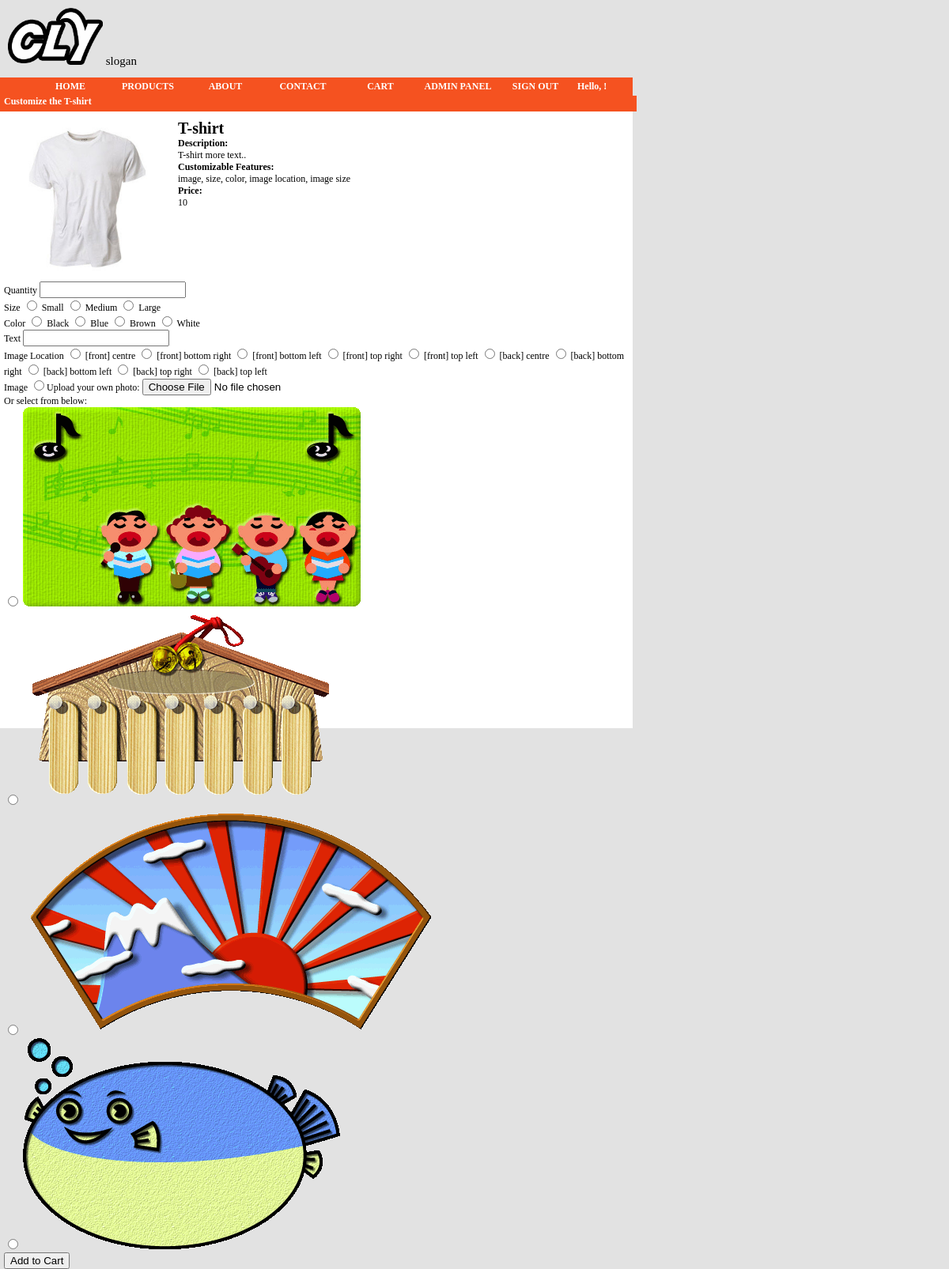
Screenshot of /add_product.php?id=1 (signed in) with the database file from the repository.
### tables this page shows
CREATE TABLE IF NOT EXISTS products (
id INTEGER NOT NULL AUTO_INCREMENT PRIMARY KEY,
name VARCHAR(50) NOT NULL,
description VARCHAR(1024) NOT NULL,
price DOUBLE NOT NULL,
attr_list VARCHAR(50) NOT NULL,
sample_image VARCHAR(70) NOT NULL
);

CREATE TABLE IF NOT EXISTS images(
id INTEGER NOT NULL AUTO_INCREMENT PRIMARY KEY,
path VARCHAR(100) NOT NULL,  
owner INTEGER NOT NULL  
);

### classes/Mysql.php (called while the page is built, shortened)
<?php
class Mysql{
  static public function query($str, $limit=SQL_MULTIPLE_ROWS){
    $result=mysql_query($str);
    if($limit==SQL_SINGLE_VALUE){
      if(mysql_num_rows($result)!=1) return false;
      else return mysql_result($result, 0);
    }else if($limit==SQL_SINGLE_ROW){
      if(mysql_num_rows($result)!=1) return false;
      else return mysql_fetch_assoc($result);
    }else{
      $ret=array();
      if($result!==true){
        while($row=mysql_fetch_assoc($result)) $ret[]=$row;
        return $ret;
      }else return true;
    }
  }
}
?>

### inc.php (called while the page is built, shortened)
<?php
$user = User::logged_in_user();
function sql($query, $limit=1003){
  return Mysql::query($query, $limit);
}
?>

### classes/User.php (called while the page is built, shortened)
<?php
class User {
  private $id;
  private $is_admin;
  function __construct($id){
    $info = sql("SELECT * FROM users WHERE id = $id", SQL_SINGLE_ROW);
    $this->id = $id;
    $this->is_admin = (intval($info["is_admin"]) == 1);
  }
  function is_admin(){
    return $this->is_admin;
  }
  function get_id(){
    return $this->id;
  }
  static function logged_in_user(){
    if(@isset($_SESSION["user_id"])) return new User($_SESSION["user_id"]);
    else return false;
  }
}
?>

### classes/Product.php (called while the page is built, shortened)
<?php
class Product {
  private $info = array();
  static function find($id){
    $id = intval($id);
    $result = sql("SELECT * FROM products WHERE id = $id", SQL_SINGLE_ROW);
    $ret = new Product($result);
    return $ret;
  }
  private function __construct($info){
    $this->info = array_merge($this->info, $info);
    $this->info["attr_list"] = explode(",", $this->info["attr_list"]);
  }
  function get_cusproduct(){
    return $this->create_cusproduct(array(), 0);
  }
  function create_cusproduct($attrs, $isValidate = 1){
    $result_main = $this->info;
    $result_main["product_id"] = $result_main["id"];
    $result_main["quantity"] = intval($attrs["quantity"]);
    unset($result_main["id"]);
    unset($attrs["quantity"]);
    switch($this->info["id"]){
      case 1: try{ return new Shirt($result_main, $attrs, $isValidate);
              }catch(Exception $e){ return false; }
    }
  }
}
?>

### classes/CusProduct.php (called while the page is built, shortened)
<?php
abstract class CusProduct {
  private $info=array();
  protected $attr=array();
  function __construct($main, $attrs, $isValidate=1){
    $this->info = array_merge($this->info, $main);
  }
  function get_product_id(){ return $this->info["product_id"]; }
  function get_name(){ return $this->info["name"]; }
  function get_description(){ return $this->info["description"]; }
  function get_price(){ return $this->info["price"]; }
  function get_sample_image(){ return $this->info["sample_image"]; }
  function get_attr_list(){ return $this->info["attr_list"]; }
  function get_attr(){ return $this->attr; }
}
?>

### classes/Image.php (called while the page is built, shortened)
<?php
class Image {
  private $info=array();
  function __construct($info){
    $this->info = $info;
  }
  static function get_available_images($user_id){
    $ret=array();
    $results = sql("SELECT * FROM images WHERE owner=0 OR owner=$user_id");
    foreach($results as $result){
      $ret[] = new Image($result);
    }
    return $ret;
  }
  function get_id(){ return $this->info["id"]; }
  function get_path(){ return $this->info["path"]; }
}

### add_product.php (the view, shortened to what this page needs)
<?php
include 'inc.php';
$product_id = $_GET["id"];
$product = Product::find($product_id);
$cusproduct = $product->get_cusproduct();
include 'header.php';
include 'menu.php';
?>
<div id="content">
  <h3>Customize the <?php echo $cusproduct->get_name(); ?></h3>
    <div class="products-block">
      <div class="products-img-container">
        <img src="<?php echo $cusproduct->get_sample_image(); ?>" />
      </div>
      <div class="products-desc-container">
        <h4><?php echo $cusproduct->get_name(); ?></h4>
        <h5>Description: </h5>
          <span class="products-desc-text"><?php echo $cusproduct->get_description(); ?></span>
        <h5>Customizable Features: </h5>
          <span class="products-attr-list"><?php echo implode(", ", $cusproduct->get_attr_list()); ?></span>
        <h5>Price: </h5>
           <span class="products-price-text"><?php echo $cusproduct->get_price(); ?></span>
      </div>
      <div class="products-customize-container" style="clear: both;">
        <form method="post" enctype="multipart/form-data"
              action="add_product.php?id=<?php echo $cusproduct->get_product_id(); ?>">
          <label for="attr[quantity]">Quantity</label>
            <input type="text" name="attr[quantity]" value="<?php echo $_POST["attr"]["quantity"]; ?>" />
          <?php echo display_form_attr($user, $cusproduct, $_POST); ?>
          <input type="submit" name="submit" value="Add to Cart" />
        </form>
      </div>
    </div>
</div>
<?
include 'footer.php';
function display_form_attr($user, $cusproduct, $old_inputs){
  $ret = "";
  $attr = $cusproduct->get_attr();
  foreach($attr as $key=>$values){
    $ret.="<div class='products-customize-div'>\n";
    $ret.="<label for='attr[$key]'>".ucwords($key)."</label>\n";
    if($key=="image"){
      $ret.="<input type='radio' name='attr[$key]' value='0' />Upload your own photo:\n";
      $ret.="<input type='file' name='upload' /><br />\n";
      $ret.="Or select from below:<br />\n";
      $images = Image::get_available_images($user->get_id());
      $ret.="<div id='product-browse-images'>\n";
      foreach($images as $image){
        $ret.="<input type='radio' name='attr[$key]' value='{$image->get_id()}' />\n";
        $ret.="<img src='images/{$image->get_path()}' alt='images/{$image->get_path()}' />\n";
        $ret.="<br />\n";
      }
      $ret.="</div>\n";
    }else if($key=="text"){
      $ret.="<input type='text' name='attr[$key]' maxlength='$values'
              value='{$old_inputs["attr"][$key]}' />\n";
    }else{
      foreach($values as $value){
        $checked = ($old_inputs["attr"][$key] == $value ? "checked='checked'" : "");
        $ret.="<input type='radio' name='attr[$key]' value='$value' $checked> $value \n";
      }
    }
    $ret.="</div>\n";
  }
  return $ret;
}
?>

### header.php (shortened to what this page needs)
<!DOCTYPE html PUBLIC "-//W3C//DTD XHTML 1.0 Transitional//EN" "http://www.w3.org/TR/xhtml1/DTD/xhtml1-transitional.dtd">
<html xmlns="http://www.w3.org/1999/xhtml">
  <head>
    <link href="stylesheet.css" rel="stylesheet" type="text/css" />
  </head>
  <body>
     	<div id="logo">
			   <img src=logo.gif>
			   slogan
    	</div>

### menu.php (shortened to what this page needs)
<div id="menu">
   		<ul>
   				<li><a href="index.php">Home</a></li>
   				<li><a href="products.php">Products</a></li>
   				<li><a href="about.php">About</a></li>
   				<li><a href="contact.php">Contact</a></li>
   				<li><a href="cart.php">Cart</a></li>
   		<?php if($user){ ?>
       <?php if($user->is_admin()){ ?>
           <li><a href="admin.php">Admin Panel</a></li>
       <?php } ?>
     <?php } ?>
    <li>
   <div id="login">
 <?php if(!$user){ ?>
   <div><a href="login.php" id="sign-in">Sign In</a></div>
   <div id="sign-in-box" style="display: none;">
   <form method="post" action="login.php">
     <p>
       <label for="username">Username</label>
       <input type="text" name="username" size="10" />
     </p>
     <p>
       <label for="password">Password</label>
       <input type="password" name="password" size="10" />
     </p>
     <input type="submit" value="Sign In" />
   </form>
   </div>
   </li>
 <?php }else{ ?>
   <a href="logout.php">Sign Out</a></div>
   </li>
   <li>
   <div id="user">
     Hello, <?php $user->get_name() ?>!
   </div>
   </li>
<?php } ?>
   		</ul>
   </div>

### footer.php
  </body>
</html>

### stylesheet.css (style rules this page uses)
body { border: 0px; margin: 0px; font-size: 12px; background-color: #E2E2E2; }
#logo { width: 800px; padding-left: 10px; padding-top: 10px; font-size: 15px; }
#logo img { width: 120px; }
#menu { width: 800px; height: 23px; background-color: #F55220; }
#menu ul { background-color: #F55220; }
#menu li { display: inline; float: left; }
#user { font-weight: bold; font-size: 12px; color: #FFFFFF; padding: 4px; }
#menu a:link, #menu a:visited { display: block; width: 90px; font-weight: bold; font-size: 12px; color: #FFFFFF; background-color: #F55220; text-align: center; padding: 4px; text-decoration: none; text-transform: uppercase; }
#content { width: 800px; height: 800px; background-color: #FFFFFF; margin: 0px; clear: both; }
h3 { padding-left: 5px; margin: 0px; background-color: #F55220; width: 100%; height: 20px; font-weight: bold; color: #FFFFFF; font-size: 12px; }
.products-block { padding: 5px; height: 130px; width: 800px; }
.products-img-container { float: left; width: 200px; height: 200px; }
.products-img-container img { width: 200px; padding: 5px; }
.products-desc-container { float: left; height: 200px; width: 400px; padding: 5px; margin-left: 15px; }
h4 { font-size: 20px; margin: 0px; }
h5 { font-size: 12px; font-weight: bold; margin: 0px; }

### rows the page displays
products: name "T-shirt", sample_image (picture), description "T-shirt more text..", price "10"
images: path (picture)
images: path (picture)
images: path (picture)
images: path (picture)

### other values shown
implode(", ", $cusproduct->get_attr_list()) "image, size, color, image location, image size"
$key "Size"
$value "Small"
$value "Medium"
$value "Large"
$key "Color"
$value "Black"
$value "Blue"
$value "Brown"
$value "White"
$key "Text"
$key "Image Location"
$value "[front] centre"
$value "[front] bottom right"
$value "[front] bottom left"
